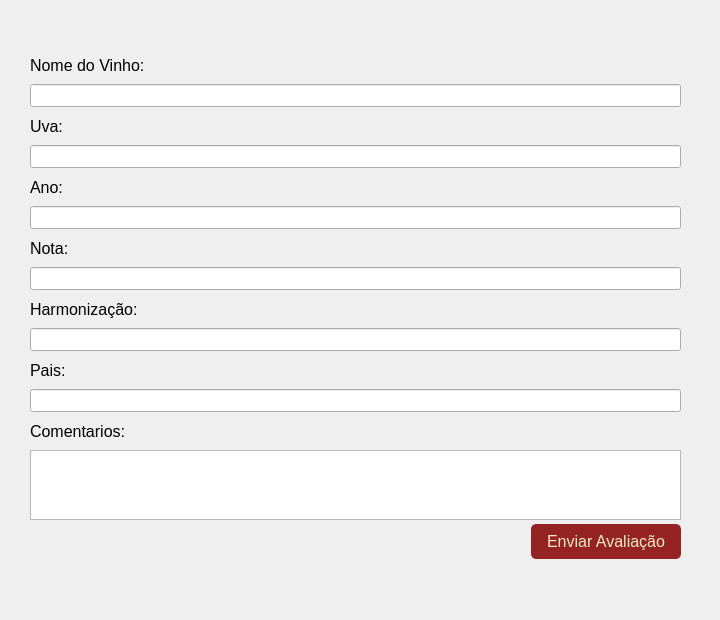
    <widget class="QWidget" name="page_show_avaliar">
     <widget class="QWidget" name="layoutWidget">
      <property name="geometry">
       <rect>
        <x>0</x>
        <y>0</y>
        <width>711</width>
        <height>611</height>
       </rect>
      </property>
      <layout class="QVBoxLayout" name="verticalLayout_3">
       <property name="spacing">
        <number>4</number>
       </property>
       <property name="leftMargin">
        <number>30</number>
       </property>
       <property name="topMargin">
        <number>50</number>
       </property>
       <property name="rightMargin">
        <number>30</number>
       </property>
       <property name="bottomMargin">
        <number>50</number>
       </property>
       <item>
        <widget class="QLabel" name="label_nome">
         <property name="maximumSize">
          <size>
           <width>5000</width>
           <height>30</height>
          </size>
         </property>
         <property name="font">
          <font>
           <pointsize>12</pointsize>
          </font>
         </property>
         <property name="text">
          <string>Nome do Vinho:</string>
         </property>
        </widget>
       </item>
       <item>
        <widget class="QLineEdit" name="input_nome_vinho">
         <property name="font">
          <font>
           <pointsize>10</pointsize>
          </font>
         </property>
        </widget>
       </item>
       <item>
        <widget class="QLabel" name="label_uva">
         <property name="maximumSize">
          <size>
           <width>5000</width>
           <height>30</height>
          </size>
         </property>
         <property name="font">
          <font>
           <pointsize>12</pointsize>
          </font>
         </property>
         <property name="text">
          <string>Uva:</string>
         </property>
        </widget>
       </item>
       <item>
        <widget class="QLineEdit" name="input_uva">
         <property name="font">
          <font>
           <pointsize>10</pointsize>
          </font>
         </property>
        </widget>
       </item>
       <item>
        <widget class="QLabel" name="label_uva_2">
         <property name="maximumSize">
          <size>
           <width>5000</width>
           <height>30</height>
          </size>
         </property>
         <property name="font">
          <font>
           <pointsize>12</pointsize>
          </font>
         </property>
         <property name="text">
          <string>Ano:</string>
         </property>
        </widget>
       </item>
       <item>
        <widget class="QLineEdit" name="input_ano">
         <property name="font">
          <font>
           <pointsize>10</pointsize>
          </font>
         </property>
        </widget>
       </item>
       <item>
        <widget class="QLabel" name="label_nota">
         <property name="maximumSize">
          <size>
           <width>5000</width>
           <height>30</height>
          </size>
         </property>
         <property name="font">
          <font>
           <pointsize>12</pointsize>
          </font>
         </property>
         <property name="text">
          <string>Nota:</string>
         </property>
        </widget>
       </item>
       <item>
        <widget class="QLineEdit" name="input_nota">
         <property name="font">
          <font>
           <pointsize>10</pointsize>
          </font>
         </property>
        </widget>
       </item>
       <item>
        <widget class="QLabel" name="label_harmonizacao">
         <property name="maximumSize">
          <size>
           <width>5000</width>
           <height>30</height>
          </size>
         </property>
         <property name="font">
          <font>
           <pointsize>12</pointsize>
          </font>
         </property>
         <property name="text">
          <string>Harmonização:</string>
         </property>
        </widget>
       </item>
       <item>
        <widget class="QLineEdit" name="input_harmonizacao">
         <property name="font">
          <font>
           <pointsize>10</pointsize>
          </font>
         </property>
        </widget>
       </item>
       <item>
        <widget class="QLabel" name="label_pais">
         <property name="maximumSize">
          <size>
           <width>5000</width>
           <height>30</height>
          </size>
         </property>
         <property name="font">
          <font>
           <pointsize>12</pointsize>
          </font>
         </property>
         <property name="text">
          <string>Pais:</string>
         </property>
        </widget>
       </item>
       <item>
        <widget class="QLineEdit" name="input_pais">
         <property name="font">
          <font>
           <pointsize>10</pointsize>
          </font>
         </property>
        </widget>
       </item>
       <item>
        <widget class="QLabel" name="label_coment">
         <property name="maximumSize">
          <size>
           <width>5000</width>
           <height>30</height>
          </size>
         </property>
         <property name="font">
          <font>
           <pointsize>12</pointsize>
          </font>
         </property>
         <property name="text">
          <string>Comentarios:</string>
         </property>
        </widget>
       </item>
       <item>
        <widget class="QPlainTextEdit" name="input_coment">
         <property name="maximumSize">
          <size>
           <width>16777215</width>
           <height>70</height>
          </size>
         </property>
         <property name="font">
          <font>
           <pointsize>10</pointsize>
          </font>
         </property>
        </widget>
       </item>
       <item>
        <widget class="QPushButton" name="btn_enviar">
         <property name="enabled">
          <bool>true</bool>
         </property>
         <property name="sizePolicy">
          <sizepolicy hsizetype="Minimum" vsizetype="Fixed">
           <horstretch>0</horstretch>
           <verstretch>0</verstretch>
          </sizepolicy>
         </property>
         <property name="maximumSize">
          <size>
           <width>150</width>
           <height>35</height>
          </size>
         </property>
         <property name="font">
          <font>
           <pointsize>12</pointsize>
          </font>
         </property>
         <property name="layoutDirection">
          <enum>Qt::RightToLeft</enum>
         </property>
         <property name="autoFillBackground">
          <bool>false</bool>
         </property>
         <property name="styleSheet">
          <string notr="true">QPushButton{
margin-botton: 15px;
border-radius:5px;
color: #F2E8C6;
background-color: #952323
}</string>
         </property>
         <property name="text">
          <string>Enviar Avaliação</string>
         </property>
        </widget>
       </item>
      </layout>
     </widget>
    </widget>
